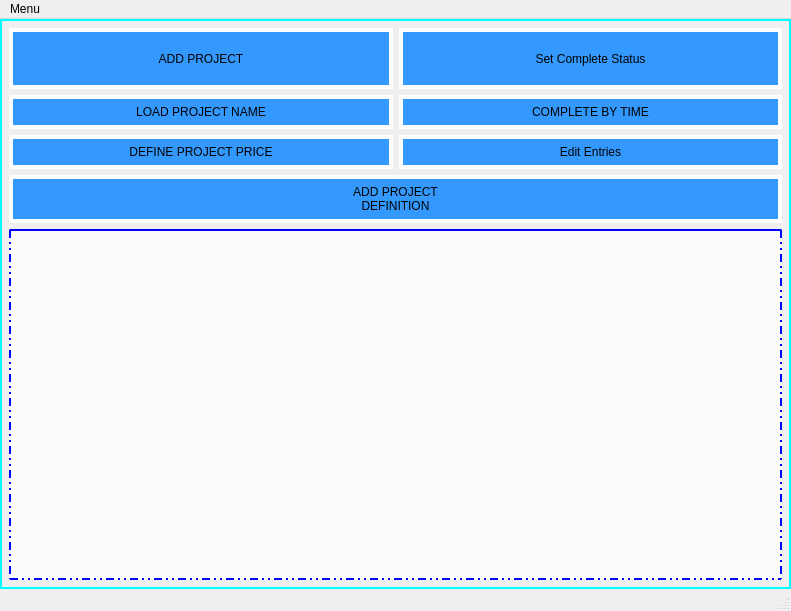
<?xml version="1.0" encoding="UTF-8"?>
<ui version="4.0">
 <class>MainWindow</class>
 <widget class="QMainWindow" name="MainWindow">
  <property name="geometry">
   <rect>
    <x>0</x>
    <y>0</y>
    <width>791</width>
    <height>611</height>
   </rect>
  </property>
  <property name="windowTitle">
   <string>Project Manager-by Tuhin</string>
  </property>
  <property name="styleSheet">
   <string notr="true">QPushButton { 
background-color:rgb(51, 153, 255); 
border: 4px solid white;
padding: 6px 10px;
font: 75 12pt &quot;System&quot;;
}
#centralwidget{
border: 2px solid cyan;
background-color: qlineargradient(spread:pad, x1:0, y1:0, x2:1, y2:0, stop:0 rgba(153, 245, 230, 255), stop:0.09 rgba(220, 246, 236, 255), stop:0.14 rgba(150, 239, 246, 255), stop:0.187702 rgba(73, 187, 241, 255), stop:0.25 rgba(40, 151, 232, 255), stop:0.32 rgba(243, 248, 224, 255), stop:0.385 rgba(162, 249, 213, 237), stop:0.47 rgba(109, 168, 162, 227), stop:0.58 rgba(186, 232, 191, 232), stop:0.65 rgba(255, 255, 255, 255), stop:0.75 rgba(46, 142, 222, 255), stop:0.805 rgba(117, 187, 218, 255), stop:0.86 rgba(175, 254, 231, 255), stop:0.925566 rgba(254, 236, 244, 255), stop:1 rgba(191, 230, 255, 255));
}

QPushButton:pressed{
background-color: qlineargradient(spread:pad, x1:0, y1:0, x2:1, y2:0, stop:0 rgba(153, 245, 230, 255), stop:0.09 rgba(220, 246, 236, 255), stop:0.14 rgba(150, 239, 246, 255), stop:0.187702 rgba(73, 187, 241, 255), stop:0.25 rgba(40, 151, 232, 255), stop:0.32 rgba(243, 248, 224, 255), stop:0.385 rgba(162, 249, 213, 237), stop:0.47 rgba(109, 168, 162, 227), stop:0.58 rgba(186, 232, 191, 232), stop:0.65 rgba(255, 255, 255, 255), stop:0.75 rgba(46, 142, 222, 255), stop:0.805 rgba(117, 187, 218, 255), stop:0.86 rgba(175, 254, 231, 255), stop:0.925566 rgba(254, 236, 244, 255), stop:1 rgba(191, 230, 255, 255));
border: 3px solid white;
padding: 6px 10px;
font: 75 16pt &quot;System&quot;;
}

QTextEdit{
border:2px dot-dot-dash;
border-top-style: solid;
border-color: blue;
}</string>
  </property>
  <widget class="QWidget" name="centralwidget">
   <layout class="QVBoxLayout" name="verticalLayout_2">
    <item>
     <layout class="QVBoxLayout" name="verticalLayout">
      <item>
       <layout class="QGridLayout" name="gridLayout">
        <item row="2" column="2">
         <widget class="QPushButton" name="pushButton_completebytime">
          <property name="toolTip">
           <string>Add Project Deadline
None If not any</string>
          </property>
          <property name="text">
           <string>COMPLETE BY TIME</string>
          </property>
         </widget>
        </item>
        <item row="0" column="2">
         <widget class="QPushButton" name="pushButton_completestatus">
          <property name="minimumSize">
           <size>
            <width>121</width>
            <height>61</height>
           </size>
          </property>
          <property name="toolTip">
           <string>Increases Project Counter
Consider Given Details as Your OFFICIAL PROJECT category</string>
          </property>
          <property name="text">
           <string>Set Complete Status</string>
          </property>
         </widget>
        </item>
        <item row="3" column="2">
         <widget class="QPushButton" name="pushButton_editentriest">
          <property name="toolTip">
           <string>&lt;html&gt;&lt;head/&gt;&lt;body&gt;&lt;p&gt;Edit Entries in already in the database&lt;/p&gt;&lt;/body&gt;&lt;/html&gt;</string>
          </property>
          <property name="text">
           <string>Edit Entries</string>
          </property>
         </widget>
        </item>
        <item row="2" column="0">
         <widget class="QPushButton" name="pushButton_loadprojectdef">
          <property name="toolTip">
           <string>&lt;html&gt;&lt;head/&gt;&lt;body&gt;&lt;p&gt;&lt;span style=&quot; font-size:9pt;&quot;&gt;Set  a short name to your project&lt;/span&gt;&lt;/p&gt;&lt;/body&gt;&lt;/html&gt;</string>
          </property>
          <property name="toolTipDuration">
           <number>2</number>
          </property>
          <property name="text">
           <string>LOAD PROJECT NAME</string>
          </property>
         </widget>
        </item>
        <item row="3" column="0">
         <widget class="QPushButton" name="pushButton_projectprice">
          <property name="toolTip">
           <string>&lt;html&gt;&lt;head/&gt;&lt;body&gt;&lt;p&gt;Adds the project price&lt;/p&gt;&lt;p&gt;none if not any&lt;/p&gt;&lt;/body&gt;&lt;/html&gt;</string>
          </property>
          <property name="toolTipDuration">
           <number>-1</number>
          </property>
          <property name="text">
           <string>DEFINE PROJECT PRICE</string>
          </property>
         </widget>
        </item>
        <item row="0" column="0">
         <widget class="QPushButton" name="pushButton_addproject">
          <property name="sizePolicy">
           <sizepolicy hsizetype="Minimum" vsizetype="Minimum">
            <horstretch>0</horstretch>
            <verstretch>0</verstretch>
           </sizepolicy>
          </property>
          <property name="toolTip">
           <string>&lt;html&gt;&lt;head/&gt;&lt;body&gt;&lt;p&gt;&lt;span style=&quot; color:#ff0000;&quot;&gt;PRESS THIS AT THE END&lt;/span&gt;&lt;/p&gt;&lt;p&gt;&lt;br/&gt;&lt;/p&gt;&lt;p&gt;&lt;span style=&quot; color:#000000;&quot;&gt;TO ADD THE PROJECT TO THE RECORDS&lt;/span&gt;&lt;/p&gt;&lt;/body&gt;&lt;/html&gt;</string>
          </property>
          <property name="text">
           <string>ADD PROJECT</string>
          </property>
         </widget>
        </item>
       </layout>
      </item>
      <item>
       <widget class="QPushButton" name="pushButton_addprojdef">
        <property name="toolTip">
         <string>Add Written Definition To Records</string>
        </property>
        <property name="text">
         <string>ADD PROJECT
DEFINITION</string>
        </property>
       </widget>
      </item>
      <item>
       <widget class="QTextEdit" name="textEdit_projectdefinition">
        <property name="font">
         <font>
          <pointsize>11</pointsize>
         </font>
        </property>
        <property name="styleSheet">
         <string notr="true">background-color: rgba(255,255,255,200);</string>
        </property>
        <property name="html">
         <string>&lt;!DOCTYPE HTML PUBLIC &quot;-//W3C//DTD HTML 4.0//EN&quot; &quot;http://www.w3.org/TR/REC-html40/strict.dtd&quot;&gt;
&lt;html&gt;&lt;head&gt;&lt;meta name=&quot;qrichtext&quot; content=&quot;1&quot; /&gt;&lt;style type=&quot;text/css&quot;&gt;
p, li { white-space: pre-wrap; }
&lt;/style&gt;&lt;/head&gt;&lt;body style=&quot; font-family:'Ubuntu'; font-size:11pt; font-weight:400; font-style:normal;&quot;&gt;
&lt;p style=&quot;-qt-paragraph-type:empty; margin-top:0px; margin-bottom:0px; margin-left:0px; margin-right:0px; -qt-block-indent:0; text-indent:0px; font-family:'MS Shell Dlg 2';&quot;&gt;&lt;br /&gt;&lt;/p&gt;&lt;/body&gt;&lt;/html&gt;</string>
        </property>
       </widget>
      </item>
     </layout>
    </item>
   </layout>
  </widget>
  <widget class="QMenuBar" name="menubar">
   <property name="geometry">
    <rect>
     <x>0</x>
     <y>0</y>
     <width>791</width>
     <height>22</height>
    </rect>
   </property>
   <widget class="QMenu" name="menuMenu">
    <property name="title">
     <string>Menu</string>
    </property>
    <addaction name="separator"/>
    <addaction name="actionClose_File"/>
    <addaction name="actionExplore"/>
    <addaction name="actionReport"/>
   </widget>
   <addaction name="menuMenu"/>
  </widget>
  <widget class="QStatusBar" name="statusBar"/>
  <action name="actionCopy_Text">
   <property name="text">
    <string>Copy Text</string>
   </property>
  </action>
  <action name="actionPaste_Text">
   <property name="text">
    <string>Paste Text</string>
   </property>
  </action>
  <action name="actionClose">
   <property name="text">
    <string>Close</string>
   </property>
  </action>
  <action name="actionClose_File">
   <property name="text">
    <string>Close File</string>
   </property>
  </action>
  <action name="actionDecrease_Project_Counter">
   <property name="text">
    <string>Decrease Project Counter</string>
   </property>
  </action>
  <action name="actionExplore">
   <property name="text">
    <string>Explore</string>
   </property>
  </action>
  <action name="actionReport">
   <property name="text">
    <string>Report</string>
   </property>
  </action>
 </widget>
 <tabstops>
  <tabstop>textEdit_projectdefinition</tabstop>
  <tabstop>pushButton_projectprice</tabstop>
  <tabstop>pushButton_loadprojectdef</tabstop>
 </tabstops>
 <resources/>
 <connections/>
</ui>
